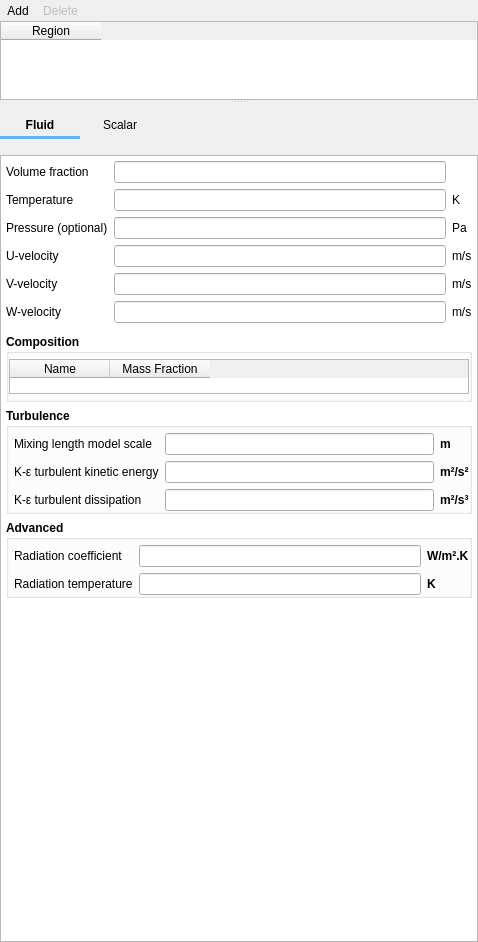
<?xml version="1.0" encoding="UTF-8"?>
<ui version="4.0">
 <class>initial_conditions</class>
 <widget class="QWidget" name="initial_conditions">
  <property name="geometry">
   <rect>
    <x>0</x>
    <y>0</y>
    <width>478</width>
    <height>942</height>
   </rect>
  </property>
  <property name="windowTitle">
   <string>Initial Conditions</string>
  </property>
  <property name="styleSheet">
   <string notr="true"/>
  </property>
  <layout class="QVBoxLayout" name="verticalLayout">
   <property name="spacing">
    <number>0</number>
   </property>
   <property name="leftMargin">
    <number>0</number>
   </property>
   <property name="topMargin">
    <number>0</number>
   </property>
   <property name="rightMargin">
    <number>0</number>
   </property>
   <property name="bottomMargin">
    <number>0</number>
   </property>
   <item>
    <widget class="QSplitter" name="splitter">
     <property name="orientation">
      <enum>Qt::Vertical</enum>
     </property>
     <widget class="QFrame" name="top_frame">
      <property name="sizePolicy">
       <sizepolicy hsizetype="Expanding" vsizetype="MinimumExpanding">
        <horstretch>0</horstretch>
        <verstretch>0</verstretch>
       </sizepolicy>
      </property>
      <property name="maximumSize">
       <size>
        <width>16777215</width>
        <height>100</height>
       </size>
      </property>
      <property name="frameShape">
       <enum>QFrame::NoFrame</enum>
      </property>
      <property name="frameShadow">
       <enum>QFrame::Plain</enum>
      </property>
      <layout class="QVBoxLayout" name="verticalLayout_3">
       <property name="spacing">
        <number>0</number>
       </property>
       <property name="leftMargin">
        <number>0</number>
       </property>
       <property name="topMargin">
        <number>0</number>
       </property>
       <property name="rightMargin">
        <number>0</number>
       </property>
       <property name="bottomMargin">
        <number>0</number>
       </property>
       <item>
        <widget class="QFrame" name="frame_add_delete">
         <property name="frameShape">
          <enum>QFrame::NoFrame</enum>
         </property>
         <property name="frameShadow">
          <enum>QFrame::Plain</enum>
         </property>
         <layout class="QHBoxLayout" name="horizontalLayout_7">
          <property name="spacing">
           <number>0</number>
          </property>
          <property name="leftMargin">
           <number>0</number>
          </property>
          <property name="topMargin">
           <number>0</number>
          </property>
          <property name="rightMargin">
           <number>0</number>
          </property>
          <property name="bottomMargin">
           <number>0</number>
          </property>
          <item>
           <layout class="QHBoxLayout" name="horizontalLayout">
            <item>
             <widget class="QToolButton" name="toolbutton_add">
              <property name="toolTip">
               <string>Define new initial condition over one or more regions</string>
              </property>
              <property name="text">
               <string>Add</string>
              </property>
              <property name="autoRaise">
               <bool>true</bool>
              </property>
             </widget>
            </item>
            <item>
             <widget class="QToolButton" name="toolbutton_delete">
              <property name="enabled">
               <bool>false</bool>
              </property>
              <property name="toolTip">
               <string>Delete initial condition for region</string>
              </property>
              <property name="text">
               <string>Delete</string>
              </property>
              <property name="autoRaise">
               <bool>true</bool>
              </property>
             </widget>
            </item>
            <item>
             <spacer name="horizontalSpacer">
              <property name="orientation">
               <enum>Qt::Horizontal</enum>
              </property>
              <property name="sizeHint" stdset="0">
               <size>
                <width>40</width>
                <height>20</height>
               </size>
              </property>
             </spacer>
            </item>
           </layout>
          </item>
         </layout>
        </widget>
       </item>
       <item>
        <widget class="QTableWidget" name="tablewidget_regions">
         <property name="maximumSize">
          <size>
           <width>16777215</width>
           <height>100</height>
          </size>
         </property>
         <property name="selectionMode">
          <enum>QAbstractItemView::SingleSelection</enum>
         </property>
         <property name="selectionBehavior">
          <enum>QAbstractItemView::SelectRows</enum>
         </property>
         <attribute name="horizontalHeaderHighlightSections">
          <bool>false</bool>
         </attribute>
         <attribute name="verticalHeaderVisible">
          <bool>false</bool>
         </attribute>
         <column>
          <property name="text">
           <string>Region</string>
          </property>
         </column>
        </widget>
       </item>
      </layout>
     </widget>
     <widget class="QFrame" name="bottom_frame">
      <property name="sizePolicy">
       <sizepolicy hsizetype="Expanding" vsizetype="Expanding">
        <horstretch>0</horstretch>
        <verstretch>0</verstretch>
       </sizepolicy>
      </property>
      <property name="frameShape">
       <enum>QFrame::NoFrame</enum>
      </property>
      <property name="frameShadow">
       <enum>QFrame::Plain</enum>
      </property>
      <layout class="QGridLayout" name="gridLayout_15">
       <property name="leftMargin">
        <number>0</number>
       </property>
       <property name="topMargin">
        <number>10</number>
       </property>
       <property name="rightMargin">
        <number>0</number>
       </property>
       <property name="bottomMargin">
        <number>0</number>
       </property>
       <item row="0" column="0">
        <layout class="QHBoxLayout" name="horizontalLayout_2">
         <item>
          <widget class="QFrame" name="tab_frame">
           <property name="styleSheet">
            <string notr="true">QPushButton:hover {color:#64B5F6; background-color: transparent;}
QPushButton:pressed { color: #64B5F6; background-color: transparent; }
QPushButton:checked { font: bold; background-color: transparent; }
      </string>
           </property>
           <property name="frameShape">
            <enum>QFrame::NoFrame</enum>
           </property>
           <property name="frameShadow">
            <enum>QFrame::Plain</enum>
           </property>
           <layout class="QGridLayout" name="tab_layout">
            <property name="leftMargin">
             <number>0</number>
            </property>
            <property name="topMargin">
             <number>0</number>
            </property>
            <property name="rightMargin">
             <number>0</number>
            </property>
            <property name="bottomMargin">
             <number>10</number>
            </property>
            <property name="spacing">
             <number>0</number>
            </property>
            <item row="1" column="0">
             <widget class="Line" name="tab_underline">
              <property name="sizePolicy">
               <sizepolicy hsizetype="Preferred" vsizetype="Fixed">
                <horstretch>0</horstretch>
                <verstretch>0</verstretch>
               </sizepolicy>
              </property>
              <property name="minimumSize">
               <size>
                <width>0</width>
                <height>3</height>
               </size>
              </property>
              <property name="maximumSize">
               <size>
                <width>16777215</width>
                <height>3</height>
               </size>
              </property>
              <property name="styleSheet">
               <string notr="true">QWidget{
  background-color: #64B5F6;
  border-color: #64B5F6;
}</string>
              </property>
              <property name="lineWidth">
               <number>0</number>
              </property>
              <property name="orientation">
               <enum>Qt::Horizontal</enum>
              </property>
             </widget>
            </item>
            <item row="0" column="1">
             <widget class="QPushButton" name="pushbutton_scalar">
              <property name="text">
               <string>Scalar</string>
              </property>
              <property name="flat">
               <bool>true</bool>
              </property>
             </widget>
            </item>
            <item row="0" column="0">
             <widget class="QPushButton" name="pushbutton_fluid">
              <property name="font">
               <font>
                <weight>75</weight>
                <bold>true</bold>
               </font>
              </property>
              <property name="text">
               <string>Fluid</string>
              </property>
              <property name="flat">
               <bool>true</bool>
              </property>
             </widget>
            </item>
           </layout>
          </widget>
         </item>
         <item>
          <spacer name="horizontalSpacer_2">
           <property name="orientation">
            <enum>Qt::Horizontal</enum>
           </property>
           <property name="sizeHint" stdset="0">
            <size>
             <width>40</width>
             <height>20</height>
            </size>
           </property>
          </spacer>
         </item>
        </layout>
       </item>
       <item row="1" column="0">
        <widget class="QScrollArea" name="scrollarea_detail">
         <property name="sizePolicy">
          <sizepolicy hsizetype="Expanding" vsizetype="MinimumExpanding">
           <horstretch>0</horstretch>
           <verstretch>0</verstretch>
          </sizepolicy>
         </property>
         <property name="minimumSize">
          <size>
           <width>0</width>
           <height>0</height>
          </size>
         </property>
         <property name="styleSheet">
          <string notr="true">QWidget#detail_pane {background-color: white}</string>
         </property>
         <property name="widgetResizable">
          <bool>true</bool>
         </property>
         <widget class="QWidget" name="detail_pane">
          <property name="geometry">
           <rect>
            <x>0</x>
            <y>0</y>
            <width>474</width>
            <height>774</height>
           </rect>
          </property>
          <layout class="QGridLayout" name="gridLayout_4">
           <property name="leftMargin">
            <number>0</number>
           </property>
           <property name="topMargin">
            <number>0</number>
           </property>
           <property name="rightMargin">
            <number>0</number>
           </property>
           <property name="bottomMargin">
            <number>0</number>
           </property>
           <property name="spacing">
            <number>0</number>
           </property>
           <item row="2" column="0">
            <spacer name="verticalSpacer">
             <property name="orientation">
              <enum>Qt::Vertical</enum>
             </property>
             <property name="sizeHint" stdset="0">
              <size>
               <width>20</width>
               <height>40</height>
              </size>
             </property>
            </spacer>
           </item>
           <item row="0" column="0" rowspan="2" colspan="2">
            <widget class="QStackedWidget" name="stackedwidget">
             <property name="sizePolicy">
              <sizepolicy hsizetype="Preferred" vsizetype="MinimumExpanding">
               <horstretch>0</horstretch>
               <verstretch>0</verstretch>
              </sizepolicy>
             </property>
             <property name="currentIndex">
              <number>0</number>
             </property>
             <widget class="QWidget" name="page_fluid">
              <layout class="QVBoxLayout" name="verticalLayout_2">
               <property name="spacing">
                <number>6</number>
               </property>
               <property name="leftMargin">
                <number>5</number>
               </property>
               <property name="topMargin">
                <number>5</number>
               </property>
               <property name="rightMargin">
                <number>5</number>
               </property>
               <property name="bottomMargin">
                <number>5</number>
               </property>
               <item>
                <widget class="QFrame" name="frame_fluid_parameters">
                 <property name="frameShape">
                  <enum>QFrame::NoFrame</enum>
                 </property>
                 <property name="frameShadow">
                  <enum>QFrame::Plain</enum>
                 </property>
                 <layout class="QGridLayout" name="gridLayout_3">
                  <property name="leftMargin">
                   <number>0</number>
                  </property>
                  <property name="topMargin">
                   <number>0</number>
                  </property>
                  <property name="rightMargin">
                   <number>0</number>
                  </property>
                  <property name="bottomMargin">
                   <number>5</number>
                  </property>
                  <item row="0" column="0">
                   <widget class="QLabel" name="label_ic_ep_g">
                    <property name="text">
                     <string>Volume fraction</string>
                    </property>
                   </widget>
                  </item>
                  <item row="0" column="1">
                   <widget class="LineEdit" name="lineedit_keyword_ic_ep_g_args_IC">
                    <property name="readOnly">
                     <bool>true</bool>
                    </property>
                   </widget>
                  </item>
                  <item row="1" column="0">
                   <widget class="QLabel" name="label_ic_t_g">
                    <property name="text">
                     <string>Temperature</string>
                    </property>
                   </widget>
                  </item>
                  <item row="1" column="1">
                   <widget class="LineEdit" name="lineedit_keyword_ic_t_g_args_IC"/>
                  </item>
                  <item row="1" column="2">
                   <widget class="QLabel" name="label_ic_t_g_units">
                    <property name="text">
                     <string>K</string>
                    </property>
                   </widget>
                  </item>
                  <item row="2" column="0">
                   <widget class="QLabel" name="label_ic_p_g">
                    <property name="text">
                     <string>Pressure (optional)</string>
                    </property>
                   </widget>
                  </item>
                  <item row="2" column="1">
                   <widget class="LineEdit" name="lineedit_keyword_ic_p_g_args_IC"/>
                  </item>
                  <item row="2" column="2">
                   <widget class="QLabel" name="label_ic_p_g_units">
                    <property name="text">
                     <string>Pa</string>
                    </property>
                   </widget>
                  </item>
                  <item row="3" column="0">
                   <widget class="QLabel" name="label_ic_u_g">
                    <property name="text">
                     <string>U-velocity</string>
                    </property>
                   </widget>
                  </item>
                  <item row="3" column="1">
                   <widget class="LineEdit" name="lineedit_keyword_ic_u_g_args_IC"/>
                  </item>
                  <item row="3" column="2">
                   <widget class="QLabel" name="label_ic_u_g_units">
                    <property name="text">
                     <string>m/s</string>
                    </property>
                   </widget>
                  </item>
                  <item row="4" column="0">
                   <widget class="QLabel" name="label_ic_v_g">
                    <property name="text">
                     <string>V-velocity</string>
                    </property>
                   </widget>
                  </item>
                  <item row="4" column="1">
                   <widget class="LineEdit" name="lineedit_keyword_ic_v_g_args_IC"/>
                  </item>
                  <item row="4" column="2">
                   <widget class="QLabel" name="label_ic_v_g_units">
                    <property name="text">
                     <string>m/s</string>
                    </property>
                   </widget>
                  </item>
                  <item row="5" column="0">
                   <widget class="QLabel" name="label_ic_v_w">
                    <property name="text">
                     <string>W-velocity</string>
                    </property>
                   </widget>
                  </item>
                  <item row="5" column="1">
                   <widget class="LineEdit" name="lineedit_keyword_ic_w_g_args_IC"/>
                  </item>
                  <item row="5" column="2">
                   <widget class="QLabel" name="label_ic_v_w_units">
                    <property name="text">
                     <string>m/s</string>
                    </property>
                   </widget>
                  </item>
                 </layout>
                </widget>
               </item>
               <item>
                <widget class="QGroupBox" name="groupbox_fluid_composition">
                 <property name="font">
                  <font>
                   <weight>75</weight>
                   <bold>true</bold>
                  </font>
                 </property>
                 <property name="title">
                  <string>Composition</string>
                 </property>
                 <property name="flat">
                  <bool>true</bool>
                 </property>
                 <layout class="QGridLayout" name="gridLayout_14">
                  <property name="leftMargin">
                   <number>0</number>
                  </property>
                  <property name="topMargin">
                   <number>5</number>
                  </property>
                  <property name="rightMargin">
                   <number>0</number>
                  </property>
                  <property name="bottomMargin">
                   <number>5</number>
                  </property>
                  <property name="spacing">
                   <number>6</number>
                  </property>
                  <item row="0" column="0">
                   <widget class="QTableWidget" name="tablewidget_fluid_mass_fraction">
                    <property name="maximumSize">
                     <size>
                      <width>16777215</width>
                      <height>35</height>
                     </size>
                    </property>
                    <property name="font">
                     <font>
                      <weight>50</weight>
                      <bold>false</bold>
                     </font>
                    </property>
                    <property name="selectionMode">
                     <enum>QAbstractItemView::NoSelection</enum>
                    </property>
                    <attribute name="verticalHeaderVisible">
                     <bool>false</bool>
                    </attribute>
                    <column>
                     <property name="text">
                      <string>Name</string>
                     </property>
                    </column>
                    <column>
                     <property name="text">
                      <string>Mass Fraction</string>
                     </property>
                    </column>
                   </widget>
                  </item>
                 </layout>
                </widget>
               </item>
               <item>
                <widget class="QGroupBox" name="groupbox_turbulence">
                 <property name="font">
                  <font>
                   <weight>75</weight>
                   <bold>true</bold>
                  </font>
                 </property>
                 <property name="title">
                  <string>Turbulence</string>
                 </property>
                 <property name="flat">
                  <bool>true</bool>
                 </property>
                 <layout class="QGridLayout" name="gridLayout_9">
                  <property name="leftMargin">
                   <number>5</number>
                  </property>
                  <property name="topMargin">
                   <number>5</number>
                  </property>
                  <property name="rightMargin">
                   <number>0</number>
                  </property>
                  <property name="bottomMargin">
                   <number>0</number>
                  </property>
                  <item row="0" column="0">
                   <layout class="QGridLayout" name="gridLayout_6">
                    <item row="0" column="0">
                     <widget class="QLabel" name="label_ic_l_scale">
                      <property name="font">
                       <font>
                        <weight>50</weight>
                        <italic>false</italic>
                        <bold>false</bold>
                       </font>
                      </property>
                      <property name="text">
                       <string>Mixing length model scale</string>
                      </property>
                     </widget>
                    </item>
                    <item row="0" column="1">
                     <widget class="LineEdit" name="lineedit_keyword_ic_l_scale_args_IC"/>
                    </item>
                    <item row="0" column="2">
                     <widget class="QLabel" name="label_ic_l_scale_units">
                      <property name="text">
                       <string>m</string>
                      </property>
                     </widget>
                    </item>
                    <item row="1" column="0">
                     <widget class="QLabel" name="label_ic_k_turb_g">
                      <property name="font">
                       <font>
                        <weight>50</weight>
                        <bold>false</bold>
                       </font>
                      </property>
                      <property name="text">
                       <string>K-ε turbulent kinetic energy</string>
                      </property>
                     </widget>
                    </item>
                    <item row="1" column="1">
                     <widget class="LineEdit" name="lineedit_keyword_ic_k_turb_g_args_IC"/>
                    </item>
                    <item row="1" column="2">
                     <widget class="QLabel" name="label_ic_k_turb_g_units">
                      <property name="text">
                       <string>m²/s²</string>
                      </property>
                     </widget>
                    </item>
                    <item row="2" column="0">
                     <widget class="QLabel" name="label_ic_e_turb_g">
                      <property name="font">
                       <font>
                        <weight>50</weight>
                        <bold>false</bold>
                       </font>
                      </property>
                      <property name="text">
                       <string>K-ε turbulent dissipation</string>
                      </property>
                     </widget>
                    </item>
                    <item row="2" column="1">
                     <widget class="LineEdit" name="lineedit_keyword_ic_e_turb_g_args_IC"/>
                    </item>
                    <item row="2" column="2">
                     <widget class="QLabel" name="label_ic_e_turb_g_units">
                      <property name="text">
                       <string>m²/s³</string>
                      </property>
                     </widget>
                    </item>
                   </layout>
                  </item>
                 </layout>
                </widget>
               </item>
               <item>
                <widget class="QGroupBox" name="groupbox_fluid_advanced">
                 <property name="font">
                  <font>
                   <weight>75</weight>
                   <bold>true</bold>
                  </font>
                 </property>
                 <property name="title">
                  <string>Advanced</string>
                 </property>
                 <property name="flat">
                  <bool>true</bool>
                 </property>
                 <layout class="QGridLayout" name="gridLayout_8">
                  <property name="leftMargin">
                   <number>5</number>
                  </property>
                  <property name="topMargin">
                   <number>5</number>
                  </property>
                  <property name="rightMargin">
                   <number>0</number>
                  </property>
                  <property name="bottomMargin">
                   <number>0</number>
                  </property>
                  <item row="0" column="0">
                   <layout class="QGridLayout" name="gridLayout_7">
                    <item row="0" column="0">
                     <widget class="QLabel" name="label_ic_gama_rg">
                      <property name="font">
                       <font>
                        <weight>50</weight>
                        <bold>false</bold>
                       </font>
                      </property>
                      <property name="text">
                       <string>Radiation coefficient</string>
                      </property>
                     </widget>
                    </item>
                    <item row="0" column="1">
                     <widget class="LineEdit" name="lineedit_keyword_ic_gama_rg_args_IC"/>
                    </item>
                    <item row="0" column="2">
                     <widget class="QLabel" name="label_ic_gama_rg_units">
                      <property name="text">
                       <string>W/m².K</string>
                      </property>
                     </widget>
                    </item>
                    <item row="1" column="0">
                     <widget class="QLabel" name="label_ic_t_rg">
                      <property name="font">
                       <font>
                        <weight>50</weight>
                        <bold>false</bold>
                       </font>
                      </property>
                      <property name="text">
                       <string>Radiation temperature</string>
                      </property>
                     </widget>
                    </item>
                    <item row="1" column="1">
                     <widget class="LineEdit" name="lineedit_keyword_ic_t_rg_args_IC"/>
                    </item>
                    <item row="1" column="2">
                     <widget class="QLabel" name="label_ic_t_rg_units">
                      <property name="text">
                       <string>K</string>
                      </property>
                     </widget>
                    </item>
                   </layout>
                  </item>
                 </layout>
                </widget>
               </item>
               <item>
                <spacer name="verticalSpacer_2">
                 <property name="orientation">
                  <enum>Qt::Vertical</enum>
                 </property>
                 <property name="sizeHint" stdset="0">
                  <size>
                   <width>20</width>
                   <height>40</height>
                  </size>
                 </property>
                </spacer>
               </item>
              </layout>
             </widget>
             <widget class="QWidget" name="page_dummy_solids_L">
              <property name="autoFillBackground">
               <bool>true</bool>
              </property>
              <layout class="QGridLayout" name="gridLayout_12">
               <property name="leftMargin">
                <number>5</number>
               </property>
               <property name="topMargin">
                <number>5</number>
               </property>
               <property name="rightMargin">
                <number>5</number>
               </property>
               <property name="bottomMargin">
                <number>5</number>
               </property>
               <item row="0" column="0">
                <widget class="QLabel" name="label_dummy_solids_L">
                 <property name="autoFillBackground">
                  <bool>false</bool>
                 </property>
                 <property name="styleSheet">
                  <string notr="true">background-color: white</string>
                 </property>
                 <property name="text">
                  <string>LEFT</string>
                 </property>
                </widget>
               </item>
              </layout>
             </widget>
             <widget class="QWidget" name="page_solids">
              <property name="styleSheet">
               <string notr="true"/>
              </property>
              <layout class="QVBoxLayout" name="verticalLayout_5">
               <property name="spacing">
                <number>6</number>
               </property>
               <property name="leftMargin">
                <number>5</number>
               </property>
               <property name="topMargin">
                <number>5</number>
               </property>
               <property name="rightMargin">
                <number>5</number>
               </property>
               <property name="bottomMargin">
                <number>5</number>
               </property>
               <item>
                <widget class="QFrame" name="frame_solids_parameters">
                 <property name="frameShape">
                  <enum>QFrame::NoFrame</enum>
                 </property>
                 <property name="frameShadow">
                  <enum>QFrame::Plain</enum>
                 </property>
                 <layout class="QGridLayout" name="gridLayout_2">
                  <property name="leftMargin">
                   <number>0</number>
                  </property>
                  <property name="topMargin">
                   <number>0</number>
                  </property>
                  <property name="rightMargin">
                   <number>0</number>
                  </property>
                  <property name="bottomMargin">
                   <number>5</number>
                  </property>
                  <item row="0" column="0">
                   <widget class="QLabel" name="label_ic_ep_s">
                    <property name="text">
                     <string>Volume fraction</string>
                    </property>
                   </widget>
                  </item>
                  <item row="0" column="1">
                   <widget class="LineEdit" name="lineedit_ic_ep_s_args_IC_P"/>
                  </item>
                  <item row="1" column="0">
                   <widget class="QLabel" name="label_ic_t_s">
                    <property name="text">
                     <string>Temperature</string>
                    </property>
                   </widget>
                  </item>
                  <item row="1" column="1">
                   <widget class="LineEdit" name="lineedit_keyword_ic_t_s_args_IC_P"/>
                  </item>
                  <item row="1" column="2">
                   <widget class="QLabel" name="label_ic_t_s_units">
                    <property name="text">
                     <string>K</string>
                    </property>
                   </widget>
                  </item>
                  <item row="2" column="0">
                   <widget class="QLabel" name="label_ic_u_s">
                    <property name="text">
                     <string>U-velocity</string>
                    </property>
                   </widget>
                  </item>
                  <item row="2" column="1">
                   <widget class="LineEdit" name="lineedit_keyword_ic_u_s_args_IC_P"/>
                  </item>
                  <item row="2" column="2">
                   <widget class="QLabel" name="label_ic_u_s_units">
                    <property name="text">
                     <string>m/s</string>
                    </property>
                   </widget>
                  </item>
                  <item row="3" column="0">
                   <widget class="QLabel" name="label_ic_v_s">
                    <property name="text">
                     <string>V-velocity</string>
                    </property>
                   </widget>
                  </item>
                  <item row="3" column="1">
                   <widget class="LineEdit" name="lineedit_keyword_ic_v_s_args_IC_P"/>
                  </item>
                  <item row="3" column="2">
                   <widget class="QLabel" name="label_ic_v_s_units">
                    <property name="text">
                     <string>m/s</string>
                    </property>
                   </widget>
                  </item>
                  <item row="4" column="0">
                   <widget class="QLabel" name="label_ic_w_s">
                    <property name="text">
                     <string>W-velocity</string>
                    </property>
                   </widget>
                  </item>
                  <item row="4" column="1">
                   <widget class="LineEdit" name="lineedit_keyword_ic_w_s_args_IC_P"/>
                  </item>
                  <item row="4" column="2">
                   <widget class="QLabel" name="label_ic_w_s_units">
                    <property name="text">
                     <string>m/s</string>
                    </property>
                   </widget>
                  </item>
                  <item row="5" column="0">
                   <widget class="QLabel" name="label_ic_p_star">
                    <property name="text">
                     <string>Pressure (optional)</string>
                    </property>
                   </widget>
                  </item>
                  <item row="5" column="1">
                   <widget class="LineEdit" name="lineedit_ic_p_star_args_IC"/>
                  </item>
                  <item row="5" column="2">
                   <widget class="QLabel" name="label_ic_p_star_units">
                    <property name="text">
                     <string>Pa</string>
                    </property>
                   </widget>
                  </item>
                  <item row="6" column="0">
                   <widget class="QLabel" name="label_ic_theta_m">
                    <property name="text">
                     <string>Granular temperature</string>
                    </property>
                   </widget>
                  </item>
                  <item row="6" column="1">
                   <widget class="LineEdit" name="lineedit_keyword_ic_theta_m_args_IC_P"/>
                  </item>
                  <item row="7" column="0">
                   <widget class="QLabel" name="label_ic_pic_const_statwt">
                    <property name="text">
                     <string>Particles per parcel</string>
                    </property>
                   </widget>
                  </item>
                  <item row="7" column="1">
                   <widget class="LineEdit" name="lineedit_keyword_ic_pic_const_statwt_args_IC_P"/>
                  </item>
                  <item row="6" column="2">
                   <widget class="QLabel" name="label_ic_theta_m_units">
                    <property name="text">
                     <string>m²/s²</string>
                    </property>
                   </widget>
                  </item>
                 </layout>
                </widget>
               </item>
               <item>
                <widget class="QGroupBox" name="groupbox_solids_composition">
                 <property name="font">
                  <font>
                   <weight>75</weight>
                   <bold>true</bold>
                  </font>
                 </property>
                 <property name="title">
                  <string>Composition</string>
                 </property>
                 <property name="flat">
                  <bool>true</bool>
                 </property>
                 <layout class="QGridLayout" name="gridLayout_13">
                  <property name="leftMargin">
                   <number>0</number>
                  </property>
                  <property name="topMargin">
                   <number>5</number>
                  </property>
                  <property name="rightMargin">
                   <number>0</number>
                  </property>
                  <property name="bottomMargin">
                   <number>5</number>
                  </property>
                  <item row="0" column="0">
                   <widget class="QTableWidget" name="tablewidget_solids_mass_fraction">
                    <property name="maximumSize">
                     <size>
                      <width>16777215</width>
                      <height>35</height>
                     </size>
                    </property>
                    <property name="selectionMode">
                     <enum>QAbstractItemView::NoSelection</enum>
                    </property>
                    <attribute name="horizontalHeaderHighlightSections">
                     <bool>false</bool>
                    </attribute>
                    <attribute name="verticalHeaderVisible">
                     <bool>false</bool>
                    </attribute>
                    <column>
                     <property name="text">
                      <string>Name</string>
                     </property>
                    </column>
                    <column>
                     <property name="text">
                      <string>Mass Fraction</string>
                     </property>
                    </column>
                   </widget>
                  </item>
                 </layout>
                </widget>
               </item>
               <item>
                <widget class="QGroupBox" name="groupbox_solids_advanced">
                 <property name="font">
                  <font>
                   <weight>75</weight>
                   <bold>true</bold>
                  </font>
                 </property>
                 <property name="title">
                  <string>Advanced</string>
                 </property>
                 <property name="flat">
                  <bool>true</bool>
                 </property>
                 <layout class="QGridLayout" name="gridLayout_10">
                  <property name="leftMargin">
                   <number>5</number>
                  </property>
                  <property name="topMargin">
                   <number>5</number>
                  </property>
                  <property name="rightMargin">
                   <number>0</number>
                  </property>
                  <property name="bottomMargin">
                   <number>0</number>
                  </property>
                  <property name="horizontalSpacing">
                   <number>6</number>
                  </property>
                  <item row="0" column="0">
                   <widget class="CheckBox" name="checkbox_keyword_ic_des_fit_to_region_args_IC">
                    <property name="text">
                     <string>Fit particles to region</string>
                    </property>
                   </widget>
                  </item>
                  <item row="1" column="0">
                   <layout class="QGridLayout" name="gridLayout_5">
                    <item row="0" column="0">
                     <widget class="QLabel" name="label_ic_gama_rs">
                      <property name="text">
                       <string>Radiation coefficient</string>
                      </property>
                     </widget>
                    </item>
                    <item row="0" column="1">
                     <widget class="LineEdit" name="lineedit_keyword_ic_gama_rs_args_IC_P"/>
                    </item>
                    <item row="0" column="2">
                     <widget class="QLabel" name="label_ic_gama_rs_units">
                      <property name="text">
                       <string>W/m².K</string>
                      </property>
                     </widget>
                    </item>
                    <item row="1" column="0">
                     <widget class="QLabel" name="label_ic_t_rs">
                      <property name="text">
                       <string>Radiation temperature</string>
                      </property>
                     </widget>
                    </item>
                    <item row="1" column="1">
                     <widget class="LineEdit" name="lineedit_keyword_ic_t_rs_args_IC_P"/>
                    </item>
                    <item row="1" column="2">
                     <widget class="QLabel" name="label_ic_t_rs_units">
                      <property name="text">
                       <string>K</string>
                      </property>
                     </widget>
                    </item>
                   </layout>
                  </item>
                 </layout>
                </widget>
               </item>
               <item>
                <spacer name="verticalSpacer_3">
                 <property name="orientation">
                  <enum>Qt::Vertical</enum>
                 </property>
                 <property name="sizeHint" stdset="0">
                  <size>
                   <width>20</width>
                   <height>40</height>
                  </size>
                 </property>
                </spacer>
               </item>
              </layout>
             </widget>
             <widget class="QWidget" name="page_dummy_solids_R">
              <property name="autoFillBackground">
               <bool>true</bool>
              </property>
              <layout class="QGridLayout" name="gridLayout_11">
               <property name="leftMargin">
                <number>5</number>
               </property>
               <property name="topMargin">
                <number>5</number>
               </property>
               <property name="rightMargin">
                <number>5</number>
               </property>
               <property name="bottomMargin">
                <number>5</number>
               </property>
               <item row="0" column="0">
                <widget class="QLabel" name="label_dummy_solids_R">
                 <property name="autoFillBackground">
                  <bool>false</bool>
                 </property>
                 <property name="styleSheet">
                  <string notr="true">background-color: white</string>
                 </property>
                 <property name="text">
                  <string>RIGHT</string>
                 </property>
                </widget>
               </item>
              </layout>
             </widget>
             <widget class="QWidget" name="page_scalar">
              <layout class="QGridLayout" name="gridLayout">
               <property name="leftMargin">
                <number>5</number>
               </property>
               <property name="topMargin">
                <number>0</number>
               </property>
               <property name="rightMargin">
                <number>5</number>
               </property>
               <property name="bottomMargin">
                <number>0</number>
               </property>
               <item row="0" column="0">
                <spacer name="spacer_scalar">
                 <property name="orientation">
                  <enum>Qt::Vertical</enum>
                 </property>
                 <property name="sizeHint" stdset="0">
                  <size>
                   <width>20</width>
                   <height>40</height>
                  </size>
                 </property>
                </spacer>
               </item>
              </layout>
             </widget>
            </widget>
           </item>
          </layout>
          <zorder>stackedwidget</zorder>
          <zorder>verticalSpacer</zorder>
         </widget>
        </widget>
       </item>
      </layout>
     </widget>
    </widget>
   </item>
  </layout>
 </widget>
 <customwidgets>
  <customwidget>
   <class>CheckBox</class>
   <extends>QCheckBox</extends>
   <header>mfixgui.widgets.base</header>
  </customwidget>
  <customwidget>
   <class>LineEdit</class>
   <extends>QLineEdit</extends>
   <header>mfixgui.widgets.base</header>
  </customwidget>
 </customwidgets>
 <resources/>
 <connections/>
</ui>
